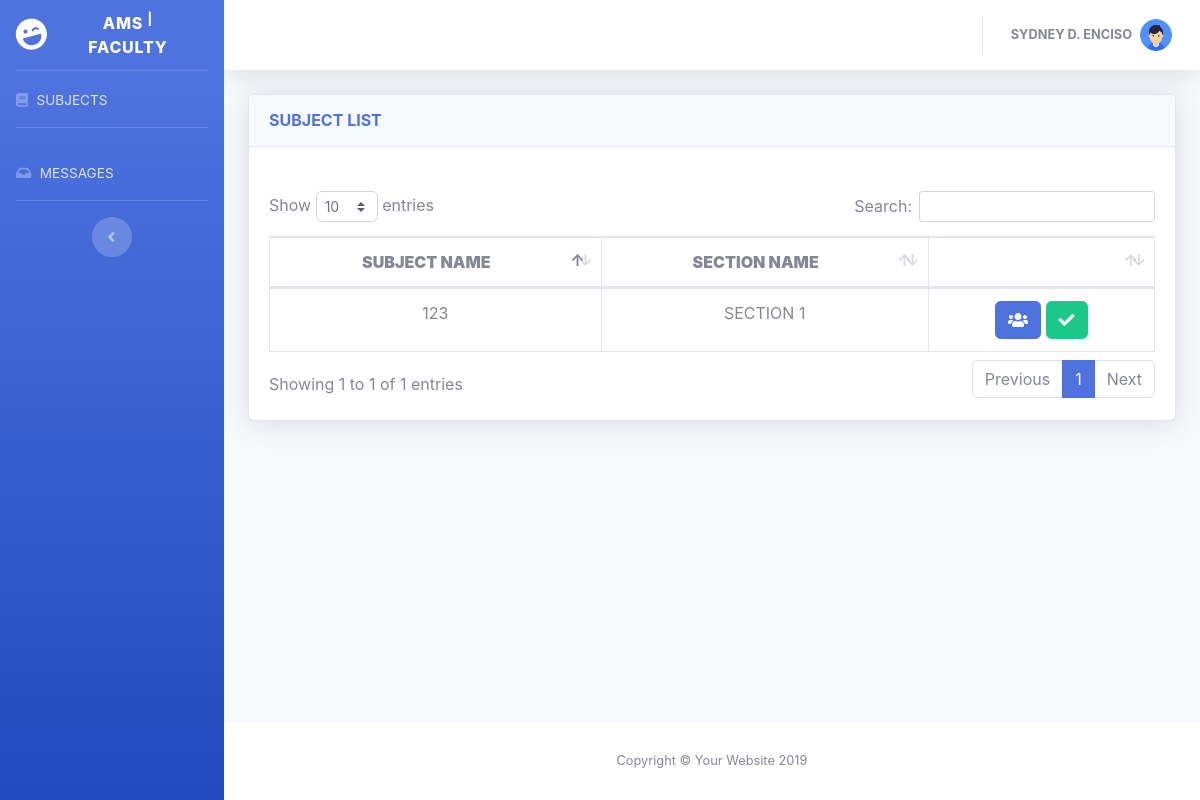
The app's page /staelena/faculty_home.php (signed in) with its own data.
### tables this page shows
CREATE TABLE `accounts` (
  `emp_id` int(11) NOT NULL,
  `u_password` varchar(45) NOT NULL,
  `u_name` varchar(45) NOT NULL,
  `u_type` varchar(45) NOT NULL
);

CREATE TABLE `subject` (
  `sub_id` int(11) NOT NULL,
  `sec_id` int(11) NOT NULL,
  `emp_id` int(11) NOT NULL,
  `sub_name` varchar(45) NOT NULL
);

CREATE TABLE `section` (
  `sec_id` int(11) NOT NULL,
  `sec_name` varchar(45) NOT NULL
);

### staelena/faculty_home.php (the view, shortened to what this page needs)
<?php
include("core.php")
?>
<!DOCTYPE html>
<html lang="en">
<head>
  <link href="vendor/fontawesome-free/css/all.min.css" rel="stylesheet" type="text/css">
  <link href="css/font.css" rel="stylesheet">
  <link href="css/sb-admin-2.min.css" rel="stylesheet">
  <link href="vendor/datatables/dataTables.bootstrap4.min.css" rel="stylesheet">
</head>
<body id="page-top">
  <div id="wrapper">
    <ul class="navbar-nav bg-gradient-primary sidebar sidebar-dark accordion" id="accordionSidebar">
      <a class="sidebar-brand d-flex align-items-center justify-content-center" href="index.html">
        <div class="sidebar-brand-icon rotate-n-15">
          <i class="fas fa-laugh-wink"></i>
        </div>
        <div class="sidebar-brand-text mx-3">AMS <sup>|</sup> FACULTY</div>
      </a>
      <hr class="sidebar-divider my-0">
      <li class="nav-item">
        <a class="nav-link" href="faculty_home.php">
          <i class="fas fa-book"></i>
          <span>SUBJECTS</span></a>
      </li>
      <hr class="sidebar-divider">
      <li class="nav-item">
        <a class="nav-link" href="faculty_inbox.php">
          <i class="fas fa-inbox"></i>
          <span>MESSAGES</span></a>
      </li>
      <hr class="sidebar-divider d-none d-md-block">
      <div class="text-center d-none d-md-inline">
        <button class="rounded-circle border-0" id="sidebarToggle"></button>
      </div>
    </ul>
    <div id="content-wrapper" class="d-flex flex-column">
      <div id="content">
        <nav class="navbar navbar-expand navbar-light bg-white topbar mb-4 static-top shadow">
          <ul class="navbar-nav ml-auto">
            <li class="nav-item dropdown no-arrow">
              <a class="nav-link dropdown-toggle" href="#" id="userDropdown" role="button" data-toggle="dropdown" aria-haspopup="true" aria-expanded="false">
                <?php
                $try = $_SESSION['username'];
                $sql = "SELECT * FROM accounts WHERE emp_id = '".$try."'";
                $result = mysqli_query($db, $sql);
                while($row = mysqli_fetch_array($result))
                {
                ?>
                <span class="mr-2 d-none d-lg-inline text-gray-600 small"><b><?php echo strtoupper($row['u_name']); ?></b></span>
                <?php
                }
                ?>
                <img class="img-profile rounded-circle" src="img/user.png">
              </a>
            </li>
          </ul>
        </nav>
        <div class="container-fluid">
          <div class="card shadow mb-4">
            <div class="card-header py-3">
              <h6 class="m-0 font-weight-bold text-primary">SUBJECT LIST</h6>
            </div>
            <div class="card-body">
              <div class="table-responsive">
                <table class="table table-bordered" id="dataTable" width="100%" cellspacing="0">
                  <br>
                  <thead align="center">
                    <tr>
                      <th><b>SUBJECT NAME</b></th>
                      <th><b>SECTION NAME</b></th>
                      <th></th>
                    </tr>
                  </thead>
                  <tbody align="center">
                    <?php
                    $try = $_SESSION['username'];
                    $sql = "SELECT subject.sub_id,subject.sub_name , section.sec_name FROM subject,section WHERE emp_id = '".$try."' AND subject.sec_id = section.sec_id";
                    $result = mysqli_query($db, $sql);
                    while($row = mysqli_fetch_array($result))
                    {
                    ?>
                    <tr>
                      <td><?php echo strtoupper($row["sub_name"]); ?></td>
                      <td><?php echo strtoupper($row["sec_name"]); ?></td>
                      <td>
                        <button id="<?php echo $row['sub_id']; ?>" class="btn btn-primary btn-xs attendance_view a-tooltip">
                          <i class = "fa fa-users"></i>
                        </button>
                        <button id="<?php echo $row['sub_id']; ?>" class="btn btn-success btn-xs check_attendance a-tooltip">
                          <i class = "fa fa-check"></i>
                        </button>
                      </td>
                    </tr>
                    <?php
                    }
                    ?>
                  </tbody>
                </table>
              </div>
            </div>
          </div>
        </div>
      </div>
      <footer class="sticky-footer bg-white">
        <div class="container my-auto">
          <div class="copyright text-center my-auto">
            <span>Copyright &copy; Your Website 2019</span>
          </div>
        </div>
      </footer>
    </div>
  </div>
</body>
</html>

### staelena/faculty_home.php (style rules this page uses)
.a-tooltip { position: relative; display: inline-block; }

### records on screen
accounts: u_name "SYDNEY D. ENCISO"
subject: sub_name "123", sec.sec_name "SECTION 1"
